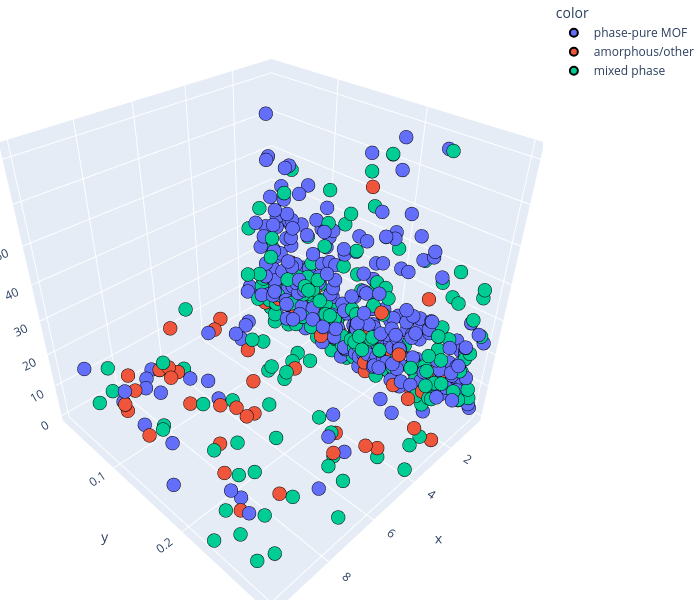

Notebook source saved alongside this figure:
### Code cell
fig = px.scatter_3d(x = Data['feature_1'], y = Data['feature_2'], z = Data['feature_4'], color = Data['target'].astype('str'),
                   width = 700, height = 600)

fig.update_traces(marker = dict(size = 8, line = dict(width = 2, color = 'black')), selector=dict(mode = 'markers'))

fig.update_layout(margin=dict(l=0, r=0, t=0, b=0))

fig.show()

### Figure 1 — Plotly figure (JSON) as saved in the notebook; plotly's stock layout.template omitted (floating-point values rounded to 4 significant figures; data arrays with more than 128 entries replaced by an {"elided": "..."} marker saying what was removed)
{"data": [{"hovertemplate": "color=phase-pure MOF<br>x=%{x}<br>y=%{y}<br>z=%{z}<extra></extra>", "legendgroup": "phase-pure MOF", "marker": {"color": "#636efa", "line": {"color": "black", "width": 2}, "size": 8, "symbol": "circle"}, "mode": "markers", "name": "phase-pure MOF", "scene": "scene", "showlegend": true, "type": "scatter3d", "x": {"elided": "357 float values"}, "y": {"elided": "357 float values"}, "z": {"elided": "357 float values"}}, {"hovertemplate": "color=amorphous/other<br>x=%{x}<br>y=%{y}<br>z=%{z}<extra></extra>", "legendgroup": "amorphous/other", "marker": {"color": "#EF553B", "line": {"color": "black", "width": 2}, "size": 8, "symbol": "circle"}, "mode": "markers", "name": "amorphous/other", "scene": "scene", "showlegend": true, "type": "scatter3d", "x": [6.9, 1.27, 7.27, 1.94, 0.96, 7.82, 6.46, 7.48, 2.81, 3.87, 7.62, 2.46, 1.37, 0.72, 8.64, 1.6, 4.61, 1.78, 1.27, 8.71, 1.73, 8.56, 9.33, 3.33, 1.95, 4.36, 9.19, 5.7, 6.85, 1.91, 1.84, 0.79, 6.25, 1.38, 6.95, 5.87, 1.03, 1.2, 1.29, 1.99, 8.65, 1.1, 0.79, 6.83, 3.56, 0.61, 0.65, 1.51, 1.38, 4.15, 6.72, 4.21, 0.5, 1.69, 1.2, 1.77, 3.12, 7.44, 5.46, 2.0, 1.56, 1.23, 0.75, 1.69, 6.72, 2.46, 1.91, 7.82, 1.23, 8.64], "y": [0.065, 0.223, 0.154, 0.259, 0.253, 0.038, 0.044, 0.158, 0.279, 0.084, 0.188, 0.293, 0.138, 0.164, 0.056, 0.204, 0.115, 0.195, 0.217, 0.225, 0.047, 0.055, 0.228, 0.277, 0.234, 0.222, 0.119, 0.15, 0.278, 0.196, 0.135, 0.169, 0.051, 0.183, 0.179, 0.029, 0.195, 0.241, 0.161, 0.189, 0.07, 0.256, 0.108, 0.091, 0.03, 0.171, 0.271, 0.063, 0.149, 0.04, 0.038, 0.268, 0.052, 0.235, 0.107, 0.264, 0.133, 0.235, 0.28, 0.237, 0.091, 0.214, 0.08, 0.235, 0.038, 0.293, 0.196, 0.038, 0.214, 0.056], "z": [5.56, 10.32, 12.93, 36.46, 11.55, 1.12, 3.79, 2.15, 4.36, 4.45, 19.78, 1.06, 5.46, 10.84, 3.27, 24.14, 1.58, 4.64, 8.78, 0.94, 7.66, 0.58, 17.35, 16.14, 6.82, 0.66, 7.04, 1.57, 18.71, 8.37, 8.2, 8.72, 2.32, 15.29, 12.13, 12.47, 8.38, 3.39, 3.01, 58.1, 15.2, 11.09, 7.68, 0.53, 6.6, 7.35, 8.95, 10.08, 9.68, 6.56, 3.21, 3.31, 17.83, 5.52, 17.79, 8.7, 2.02, 0.53, 13.38, 17.4, 8.84, 11.49, 8.59, 5.473, 3.154, 1.033, 8.371, 1.101, 11.6, 3.332]}, {"hovertemplate": "color=mixed phase<br>x=%{x}<br>y=%{y}<br>z=%{z}<extra></extra>", "legendgroup": "mixed phase", "marker": {"color": "#00cc96", "line": {"color": "black", "width": 2}, "size": 8, "symbol": "circle"}, "mode": "markers", "name": "mixed phase", "scene": "scene", "showlegend": true, "type": "scatter3d", "x": {"elided": "233 float values"}, "y": {"elided": "233 float values"}, "z": {"elided": "233 float values"}}], "layout": {"height": 600, "legend": {"title": {"text": "color"}, "tracegroupgap": 0}, "margin": {"b": 0, "l": 0, "r": 0, "t": 0}, "scene": {"domain": {"x": [0, 1], "y": [0, 1]}, "xaxis": {"title": {"text": "x"}}, "yaxis": {"title": {"text": "y"}}, "zaxis": {"title": {"text": "z"}}}, "width": 700}}
